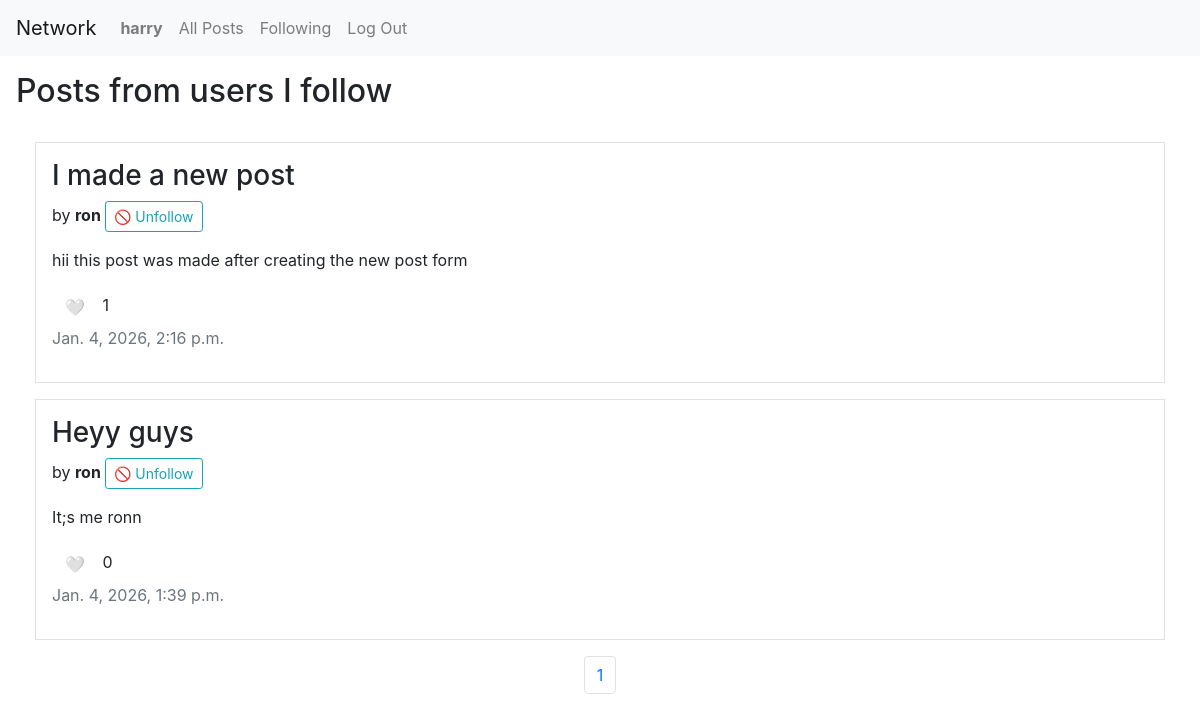
The page /following (signed in) on the database its author committed.
### network/models.py (models this page shows, shortened)
class User(AbstractUser):
    pass

class Post(models.Model):
    id = models.AutoField(primary_key=True)
    title = models.CharField()
    content = models.TextField()
    author = models.ForeignKey(User, on_delete=models.CASCADE, related_name='posts')
    timestamp = models.DateTimeField(auto_now_add=True)

### network/views.py (the view)
# urls.py: path("following", views.following_page, name="following_page"),
@login_required
def following_page(request):
    all_posts = Post.objects.filter(author__followers__follower=request.user).order_by("-timestamp")
    p = Paginator(all_posts, 10)
    page_number = request.GET.get('page')
    page_obj = p.get_page(page_number)
    if request.user.is_authenticated:
        for post in page_obj:
            post.is_liked = post.likes.filter(liked_by=request.user).exists()
            post.is_following = post.author.followers.filter(follower=request.user).exists()
    return render(request, "network/following.html", {
        'page_obj' : page_obj,
    })

### network/templates/network/following.html (shortened to what this page needs)
{% extends "network/layout.html" %}
{% block body %}
<h2 class="m-3">Posts from users I follow</h2>
<main class="m-1 p-3">
    <div class="container-fluid mb-3">
        {% for post in page_obj %}
            <div class="mb-3 p-3 border">
                <h3>{{ post.title }}</h3>
                {% if request.user.is_authenticated and post.author != request.user %}
                <div>
                    <span>by <b>{{ post.author.username }}</b></span>
                    {% if post.is_following %}
                        <button onclick="followHandler(this)" data-id="{{ post.author.username }}" class="follow-{{ post.author.username }} btn btn-sm btn-outline-info">🚫 Unfollow</button>
                    {% else %}
                        <button onclick="followHandler(this)" data-id="{{ post.author.username }}" class="follow-{{ post.author.username }} btn btn-sm btn-outline-info">➕ Follow</button>
                    {% endif %}
                </div>
                {% else %}
                    <p>by <b>{{ post.author.username }}</b></p>
                {% endif %}
                <p class="mt-3">{{ post.content }}</p>
                {% if request.user.is_authenticated %}
                    <div>
                        {% if post.is_liked %}
                            <button id="heart-{{ post.id }}" onclick="likeHandler(this)" data-id="{{ post.id }}" class="btn btn-link">❤️</button>
                        {% else %}
                            <button id="heart-{{ post.id }}" onclick="likeHandler(this)" data-id="{{ post.id }}" class="btn btn-link">🤍</button>
                        {% endif %}
                        <span id="count-{{ post.id }}">{{ post.likes.count }}</span>
                    </div>
                {% else %}
                <p>❤️ {{ post.likes.count }}</p>
                {% endif %}
                <p class="text-muted">{{ post.timestamp }}</p>
            </div>
        {% endfor %}
    </div>
    <nav aria-label="Page navigation example">
    <ul class="pagination justify-content-center">
        {% for num in page_obj.paginator.page_range %}
        <li class="page-item">
            <span class="page-link">{{ num }}</span>
        </li>
        {% endfor %}
    </ul>
    </nav>
</main>
{% endblock %}

### network/templates/network/layout.html (shortened to what this page needs)
{% load static %}
<!DOCTYPE html>
<html lang="en">
    <head>
        <link rel="stylesheet" href="https://stackpath.bootstrapcdn.com/bootstrap/4.4.1/css/bootstrap.min.css">
        <link href="{% static 'network/styles.css' %}" rel="stylesheet">
    </head>
    <body>
        <nav class="navbar navbar-expand-lg navbar-light bg-light">
            <a class="navbar-brand" href="#">Network</a>
            <div>
              <ul class="navbar-nav mr-auto">
                {% if user.is_authenticated %}
                    <li class="nav-item">
                        <a class="nav-link" href="{% url 'profile' user.id %}"><strong>{{ user.username }}</strong></a>
                    </li>
                {% endif %}
                <li class="nav-item">
                  <a class="nav-link" href="{% url 'index' %}">All Posts</a>
                </li>
                {% if user.is_authenticated %}
                    <li class="nav-item">
                        <a class="nav-link" href="{% url 'following_page' %}">Following</a>
                    </li>
                    <li class="nav-item">
                        <a class="nav-link" href="{% url 'logout' %}">Log Out</a>
                    </li>
                {% endif %}
              </ul>
            </div>
          </nav>
        <div class="body">
            {% block body %}
            {% endblock %}
        </div>
    </body>
</html>

### rows shown on the page
User: username "harry"
Post: title "I made a new post", author.username "ron", content "hii this post was made after creating the new post form", likes.count "1", timestamp "Jan. 4, 2026, 2:16 p.m."
Post: title "Heyy guys", author.username "ron", content "It;s me ronn", likes.count "0", timestamp "Jan. 4, 2026, 1:39 p.m."

### other values the page prints
{{ num }} "1"
